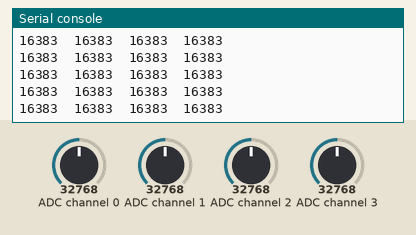
This program was run on a simulated CircuitPython board. Shown: the last lines printed to the serial console. Inputs (shaded band) come from the test bench; at power-on: ADC channel 0 = 32768, ADC channel 1 = 32768, ADC channel 2 = 32768, ADC channel 3 = 32768 (analog values on the 0–65535 scale).

Above: at 1.2 s.
1.3 s: ADC channel 0 set to 19660
At 1.41 s:
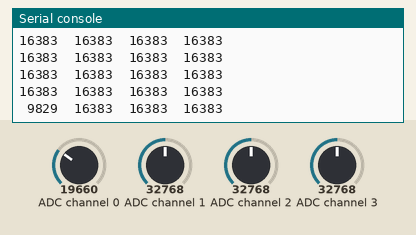
2.8 s: ADC channel 1 set to 19660
At 2.9 s:
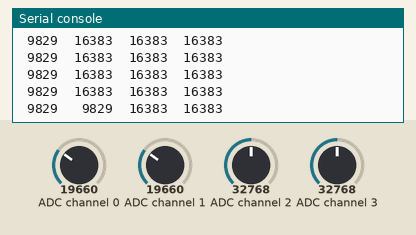
4.3 s: ADC channel 2 set to 19660
At 4.38 s:
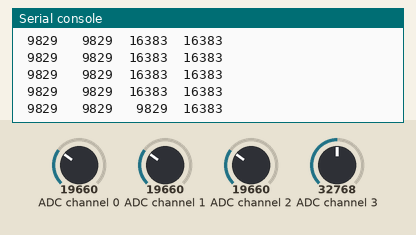
5.8 s: ADC channel 3 set to 19660
At 5.94 s:
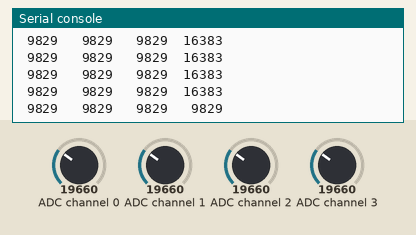
7.3 s: ADC channel 0 set to 1966
At 7.42 s:
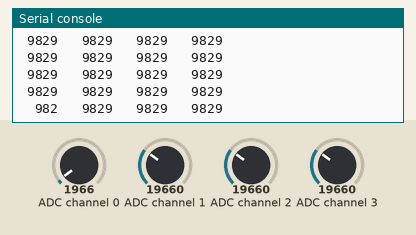
8.8 s: ADC channel 1 set to 1966
At 8.91 s:
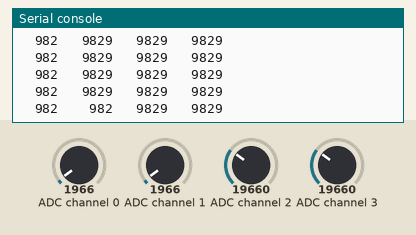

The program:

wearpi-ads-tests.py
```python
# (licence header left out)
import time
import board
import busio
import adafruit_ads1x15.ads1115 as ADS
from adafruit_ads1x15.analog_in import AnalogIn

# Create the I2C bus
i2c = busio.I2C(board.SCL, board.SDA)

# Create the ADC object using the I2C bus
ads = ADS.ADS1115(i2c)
# you can specify an I2C adress instead of the default 0x48
# ads = ADS.ADS1115(i2c, address=0x49)

# Create single-ended input on channel 0-3
chan0 = AnalogIn(ads, ADS.P0)
chan1 = AnalogIn(ads, ADS.P1)
chan2 = AnalogIn(ads, ADS.P2)
chan3 = AnalogIn(ads, ADS.P3)


# print("{:>5}\t{:>5}\t{:>5}\t{:>5}\t{:>5}\t{:>5}\t{:>5}\t{:>5}".format("raw0", "v0", "raw1", "v1", "raw2", "v2", "raw3", "v3",))

# while True:
#     print("{:>5}\t{:>5}\t{:>5}\t{:>5}\t{:>5}\t{:>5}\t{:>5}\t{:>5}".format(chan0.value, chan0.voltage, chan1.value, chan1.voltage, chan2.value, chan2.voltage, chan3.value, chan3.voltage))
#     time.sleep(0.4)

print("{:>5}\t{:>5}\t{:>5}\t{:>5}".format("raw0", "raw1", "raw2", "raw3"))

while True:
    # print encoder values
    print("{:>5}\t{:>5}\t{:>5}\t{:>5}".format(chan0.value, chan1.value, chan2.value, chan3.value))
    time.sleep(0.05)
```

Measured:
- after the input at 1.3 s, the serial console: prints a new line after 0.05 s (image 1)
- after the input at 2.8 s, the serial console: prints a new line at once (image 2)
- after the input at 4.3 s, the serial console: prints a new line at once (image 3)
- after the input at 5.8 s, the serial console: prints a new line after 0.08 s (image 4)
- after the input at 7.3 s, the serial console: prints a new line after 0.06 s (image 5)
- after the input at 8.8 s, the serial console: prints a new line at once (image 6)
